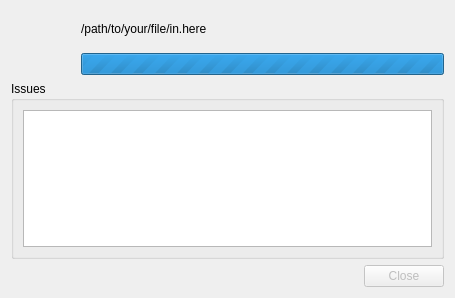
<?xml version="1.0" encoding="UTF-8"?>

<!--
SPDX-FileCopyrightText: 2019-2023 Mattia Basaglia <dev@dragon.best>

SPDX-License-Identifier: GPL-3.0-or-later
-->

<ui version="4.0">
 <class>glaxnimate::gui::IoStatusDialog</class>
 <widget class="QDialog" name="IoStatusDialog">
  <property name="geometry">
   <rect>
    <x>0</x>
    <y>0</y>
    <width>455</width>
    <height>298</height>
   </rect>
  </property>
  <property name="windowTitle">
   <string>IoStatusDialog</string>
  </property>
  <layout class="QVBoxLayout" name="verticalLayout_3">
   <item>
    <layout class="QHBoxLayout" name="horizontalLayout">
     <item>
      <widget class="QLabel" name="icon_label">
       <property name="minimumSize">
        <size>
         <width>64</width>
         <height>64</height>
        </size>
       </property>
       <property name="maximumSize">
        <size>
         <width>64</width>
         <height>64</height>
        </size>
       </property>
       <property name="text">
        <string notr="true"/>
       </property>
      </widget>
     </item>
     <item>
      <layout class="QVBoxLayout" name="verticalLayout">
       <item>
        <widget class="QLabel" name="label">
         <property name="text">
          <string>/path/to/your/file/in.here</string>
         </property>
        </widget>
       </item>
       <item>
        <widget class="QProgressBar" name="progress_bar">
         <property name="maximum">
          <number>0</number>
         </property>
        </widget>
       </item>
      </layout>
     </item>
    </layout>
   </item>
   <item>
    <spacer name="verticalSpacer">
     <property name="orientation">
      <enum>Qt::Vertical</enum>
     </property>
     <property name="sizeType">
      <enum>QSizePolicy::Preferred</enum>
     </property>
     <property name="sizeHint" stdset="0">
      <size>
       <width>20</width>
       <height>0</height>
      </size>
     </property>
    </spacer>
   </item>
   <item>
    <widget class="QGroupBox" name="group_box">
     <property name="title">
      <string>Issues</string>
     </property>
     <layout class="QVBoxLayout" name="verticalLayout_2">
      <item>
       <widget class="QListWidget" name="list_widget"/>
      </item>
     </layout>
    </widget>
   </item>
   <item>
    <widget class="QDialogButtonBox" name="button_box">
     <property name="enabled">
      <bool>false</bool>
     </property>
     <property name="standardButtons">
      <set>QDialogButtonBox::Close</set>
     </property>
    </widget>
   </item>
  </layout>
 </widget>
 <resources/>
 <connections>
  <connection>
   <sender>button_box</sender>
   <signal>rejected()</signal>
   <receiver>IoStatusDialog</receiver>
   <slot>reject()</slot>
   <hints>
    <hint type="sourcelabel">
     <x>355</x>
     <y>290</y>
    </hint>
    <hint type="destinationlabel">
     <x>369</x>
     <y>364</y>
    </hint>
   </hints>
  </connection>
 </connections>
</ui>
